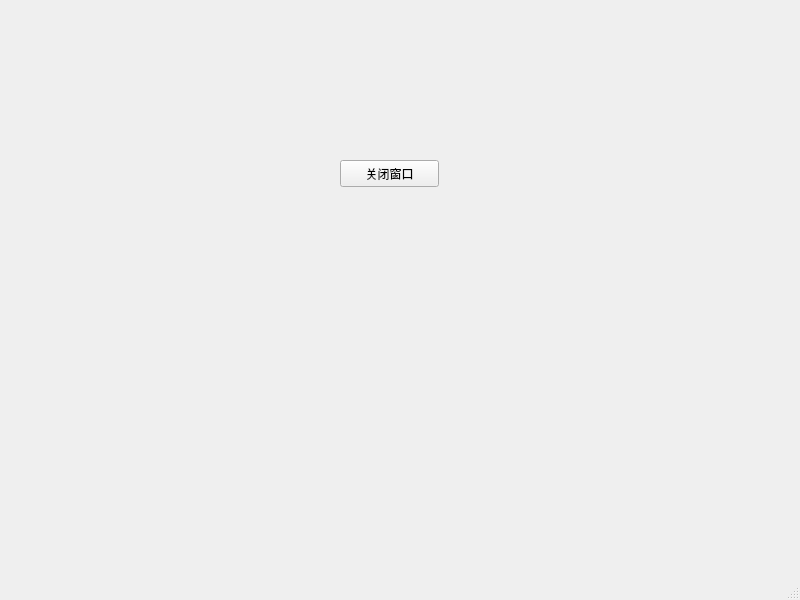
<?xml version="1.0" encoding="UTF-8"?>
<ui version="4.0">
 <class>MainWindow</class>
 <widget class="QMainWindow" name="MainWindow">
  <property name="geometry">
   <rect>
    <x>0</x>
    <y>0</y>
    <width>800</width>
    <height>600</height>
   </rect>
  </property>
  <property name="windowTitle">
   <string>MainWindow</string>
  </property>
  <widget class="QWidget" name="centralwidget">
   <widget class="QPushButton" name="closeWinBtn">
    <property name="geometry">
     <rect>
      <x>340</x>
      <y>160</y>
      <width>99</width>
      <height>27</height>
     </rect>
    </property>
    <property name="text">
     <string>关闭窗口</string>
    </property>
   </widget>
  </widget>
  <widget class="QMenuBar" name="menubar">
   <property name="geometry">
    <rect>
     <x>0</x>
     <y>0</y>
     <width>800</width>
     <height>25</height>
    </rect>
   </property>
  </widget>
  <widget class="QStatusBar" name="statusbar"/>
 </widget>
 <resources/>
 <connections>
  <connection>
   <sender>closeWinBtn</sender>
   <signal>clicked()</signal>
   <receiver>MainWindow</receiver>
   <slot>close()</slot>
   <hints>
    <hint type="sourcelabel">
     <x>398</x>
     <y>197</y>
    </hint>
    <hint type="destinationlabel">
     <x>421</x>
     <y>246</y>
    </hint>
   </hints>
  </connection>
 </connections>
</ui>
